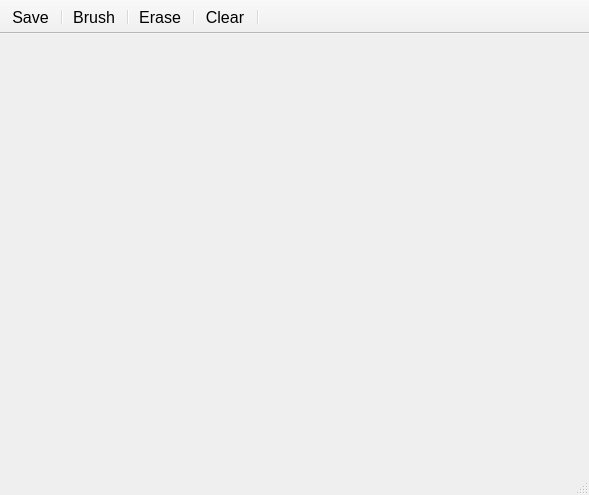
<?xml version="1.0" encoding="UTF-8"?>
<ui version="4.0">
 <class>Paint</class>
 <widget class="QMainWindow" name="Paint">
  <property name="geometry">
   <rect>
    <x>0</x>
    <y>0</y>
    <width>589</width>
    <height>495</height>
   </rect>
  </property>
  <property name="font">
   <font>
    <pointsize>12</pointsize>
   </font>
  </property>
  <property name="windowTitle">
   <string>Paint App</string>
  </property>
  <property name="windowIcon">
   <iconset resource="paint.qrc">
    <normaloff>:/images/images/artboard.png</normaloff>:/images/images/artboard.png</iconset>
  </property>
  <widget class="QWidget" name="centralwidget">
   <layout class="QVBoxLayout" name="verticalLayout">
    <item>
     <widget class="QFrame" name="canvas_frame">
      <property name="frameShape">
       <enum>QFrame::NoFrame</enum>
      </property>
      <property name="frameShadow">
       <enum>QFrame::Plain</enum>
      </property>
     </widget>
    </item>
   </layout>
  </widget>
  <widget class="QMenuBar" name="menubar">
   <property name="geometry">
    <rect>
     <x>0</x>
     <y>0</y>
     <width>589</width>
     <height>27</height>
    </rect>
   </property>
  </widget>
  <widget class="QStatusBar" name="statusbar"/>
  <widget class="QToolBar" name="toolBar">
   <property name="windowTitle">
    <string>toolBar</string>
   </property>
   <property name="movable">
    <bool>false</bool>
   </property>
   <property name="iconSize">
    <size>
     <width>32</width>
     <height>32</height>
    </size>
   </property>
   <attribute name="toolBarArea">
    <enum>TopToolBarArea</enum>
   </attribute>
   <attribute name="toolBarBreak">
    <bool>false</bool>
   </attribute>
   <addaction name="actionSave"/>
   <addaction name="separator"/>
   <addaction name="actionBrush"/>
   <addaction name="separator"/>
   <addaction name="actionErase"/>
   <addaction name="separator"/>
   <addaction name="actionClear"/>
   <addaction name="separator"/>
  </widget>
  <action name="actionBrush">
   <property name="icon">
    <iconset resource="paint.qrc">
     <normaloff>:/images/images/paint brush.png</normaloff>:/images/images/paint brush.png</iconset>
   </property>
   <property name="text">
    <string>Brush</string>
   </property>
   <property name="toolTip">
    <string>Brush</string>
   </property>
  </action>
  <action name="actionSave">
   <property name="icon">
    <iconset resource="paint.qrc">
     <normaloff>:/images/images/Download.png</normaloff>:/images/images/Download.png</iconset>
   </property>
   <property name="text">
    <string>Save</string>
   </property>
   <property name="toolTip">
    <string>Save image</string>
   </property>
  </action>
  <action name="actionErase">
   <property name="icon">
    <iconset resource="paint.qrc">
     <normaloff>:/images/images/pngtree eraser.png</normaloff>:/images/images/pngtree eraser.png</iconset>
   </property>
   <property name="text">
    <string>Erase</string>
   </property>
   <property name="toolTip">
    <string>Eraser</string>
   </property>
  </action>
  <action name="actionClear">
   <property name="icon">
    <iconset resource="paint.qrc">
     <normaloff>:/images/images/erase.ico</normaloff>:/images/images/erase.ico</iconset>
   </property>
   <property name="text">
    <string>Clear</string>
   </property>
   <property name="toolTip">
    <string>Clear the canvas</string>
   </property>
  </action>
 </widget>
 <resources>
  <include location="paint.qrc"/>
 </resources>
 <connections/>
</ui>
